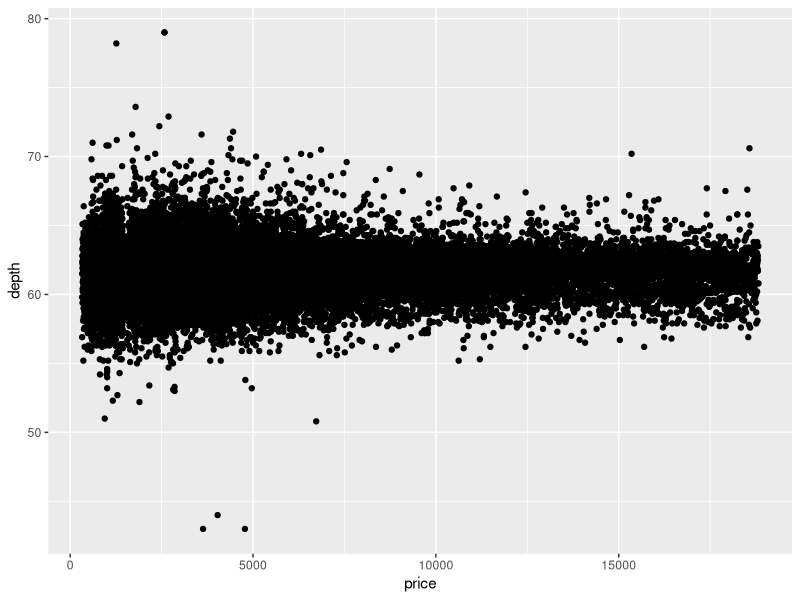

The R script that drew this image:
## ---- chunk 1
knitr::opts_chunk$set(echo = TRUE)
library(tidyverse)
## ---- chunk 2
### In this code chunk, start with the diamonds dataset (built in to
### ggplot2 package) and create a plot of price vs. carat (or some other
### variables of your choice)


## ---- chunk 3
### In this code chunk, start with the diamonds dataset (built in to
### ggplot2 package) and create a subset based on filtering, e.g., 
### size greater than 1 carat or cut is "Ideal"

diamonds_subset<- diamonds %>% 
  filter(carat <1 | cut == 'Ideal')


## ---- chunk 4
### Both partners - delete this comment, then write some code here
### to plot, summarize, calculate something simple using the diamonds
### dataset.

ggplot(data = diamonds, aes(x= price, y = depth)) +
  geom_point()


## ---- chunk 5
### Both partners - delete this comment, then write some code here
### to plot, summarize, calculate something simple using the diamonds
### dataset.


